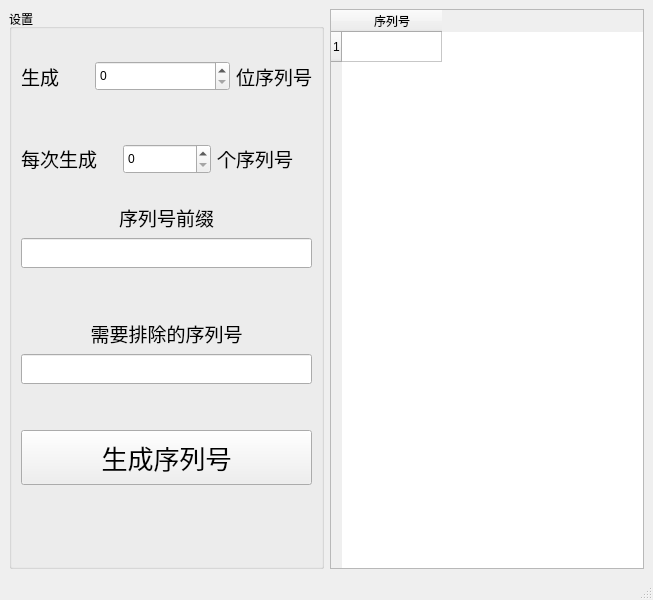
<?xml version="1.0" encoding="UTF-8"?>
<ui version="4.0">
 <class>MainWindow</class>
 <widget class="QMainWindow" name="MainWindow">
  <property name="geometry">
   <rect>
    <x>0</x>
    <y>0</y>
    <width>653</width>
    <height>600</height>
   </rect>
  </property>
  <property name="sizePolicy">
   <sizepolicy hsizetype="Maximum" vsizetype="Maximum">
    <horstretch>0</horstretch>
    <verstretch>0</verstretch>
   </sizepolicy>
  </property>
  <property name="minimumSize">
   <size>
    <width>653</width>
    <height>600</height>
   </size>
  </property>
  <property name="maximumSize">
   <size>
    <width>653</width>
    <height>600</height>
   </size>
  </property>
  <property name="windowTitle">
   <string>序列号生成器</string>
  </property>
  <property name="styleSheet">
   <string notr="true">
*{
   font-family: &quot;微软雅黑&quot;;
}
QPushButton#startButton{
    font-size: 26px;
}</string>
  </property>
  <widget class="QWidget" name="centralwidget">
   <layout class="QHBoxLayout" name="horizontalLayout_3">
    <item>
     <widget class="QGroupBox" name="groupBox">
      <property name="title">
       <string>设置</string>
      </property>
      <layout class="QVBoxLayout" name="verticalLayout">
       <item>
        <layout class="QHBoxLayout" name="horizontalLayout">
         <item>
          <widget class="QLabel" name="label">
           <property name="text">
            <string>&lt;html&gt;&lt;head/&gt;&lt;body&gt;&lt;p&gt;&lt;span style=&quot; font-size:14pt;&quot;&gt;生成&lt;/span&gt;&lt;/p&gt;&lt;/body&gt;&lt;/html&gt;</string>
           </property>
           <property name="textFormat">
            <enum>Qt::AutoText</enum>
           </property>
          </widget>
         </item>
         <item>
          <widget class="QSpinBox" name="digitsSpin">
           <property name="sizePolicy">
            <sizepolicy hsizetype="Fixed" vsizetype="Fixed">
             <horstretch>0</horstretch>
             <verstretch>0</verstretch>
            </sizepolicy>
           </property>
           <property name="minimumSize">
            <size>
             <width>135</width>
             <height>30</height>
            </size>
           </property>
          </widget>
         </item>
         <item>
          <widget class="QLabel" name="label_4">
           <property name="text">
            <string>&lt;html&gt;&lt;head/&gt;&lt;body&gt;&lt;p&gt;&lt;span style=&quot; font-size:14pt;&quot;&gt;位序列号&lt;/span&gt;&lt;/p&gt;&lt;/body&gt;&lt;/html&gt;</string>
           </property>
          </widget>
         </item>
        </layout>
       </item>
       <item>
        <layout class="QHBoxLayout" name="horizontalLayout_2">
         <item>
          <widget class="QLabel" name="label_2">
           <property name="text">
            <string>&lt;html&gt;&lt;head/&gt;&lt;body&gt;&lt;p&gt;&lt;span style=&quot; font-size:14pt;&quot;&gt;每次生成&lt;/span&gt;&lt;/p&gt;&lt;/body&gt;&lt;/html&gt;</string>
           </property>
          </widget>
         </item>
         <item>
          <widget class="QSpinBox" name="idRowSpin">
           <property name="sizePolicy">
            <sizepolicy hsizetype="Fixed" vsizetype="Fixed">
             <horstretch>0</horstretch>
             <verstretch>0</verstretch>
            </sizepolicy>
           </property>
           <property name="minimumSize">
            <size>
             <width>88</width>
             <height>30</height>
            </size>
           </property>
          </widget>
         </item>
         <item>
          <widget class="QLabel" name="label_3">
           <property name="text">
            <string>&lt;html&gt;&lt;head/&gt;&lt;body&gt;&lt;p&gt;&lt;span style=&quot; font-size:14pt;&quot;&gt;个序列号&lt;/span&gt;&lt;/p&gt;&lt;/body&gt;&lt;/html&gt;</string>
           </property>
          </widget>
         </item>
        </layout>
       </item>
       <item>
        <widget class="QLabel" name="label_5">
         <property name="sizePolicy">
          <sizepolicy hsizetype="Preferred" vsizetype="Fixed">
           <horstretch>0</horstretch>
           <verstretch>0</verstretch>
          </sizepolicy>
         </property>
         <property name="text">
          <string>&lt;html&gt;&lt;head/&gt;&lt;body&gt;&lt;p align=&quot;center&quot;&gt;&lt;span style=&quot; font-size:14pt;&quot;&gt;序列号前缀&lt;/span&gt;&lt;/p&gt;&lt;/body&gt;&lt;/html&gt;</string>
         </property>
        </widget>
       </item>
       <item>
        <widget class="QLineEdit" name="prefixLineEdit">
         <property name="minimumSize">
          <size>
           <width>0</width>
           <height>30</height>
          </size>
         </property>
        </widget>
       </item>
       <item>
        <spacer name="verticalSpacer">
         <property name="orientation">
          <enum>Qt::Vertical</enum>
         </property>
         <property name="sizeType">
          <enum>QSizePolicy::Fixed</enum>
         </property>
         <property name="sizeHint" stdset="0">
          <size>
           <width>0</width>
           <height>45</height>
          </size>
         </property>
        </spacer>
       </item>
       <item>
        <widget class="QLabel" name="label_6">
         <property name="sizePolicy">
          <sizepolicy hsizetype="Preferred" vsizetype="Fixed">
           <horstretch>0</horstretch>
           <verstretch>0</verstretch>
          </sizepolicy>
         </property>
         <property name="text">
          <string>&lt;html&gt;&lt;head/&gt;&lt;body&gt;&lt;p align=&quot;center&quot;&gt;&lt;span style=&quot; font-size:14pt;&quot;&gt;需要排除的序列号&lt;/span&gt;&lt;/p&gt;&lt;/body&gt;&lt;/html&gt;</string>
         </property>
        </widget>
       </item>
       <item>
        <widget class="QLineEdit" name="specialIdLineEdit">
         <property name="minimumSize">
          <size>
           <width>0</width>
           <height>30</height>
          </size>
         </property>
        </widget>
       </item>
       <item>
        <spacer name="verticalSpacer_3">
         <property name="orientation">
          <enum>Qt::Vertical</enum>
         </property>
         <property name="sizeType">
          <enum>QSizePolicy::Fixed</enum>
         </property>
         <property name="sizeHint" stdset="0">
          <size>
           <width>20</width>
           <height>40</height>
          </size>
         </property>
        </spacer>
       </item>
       <item>
        <widget class="QPushButton" name="startButton">
         <property name="minimumSize">
          <size>
           <width>0</width>
           <height>55</height>
          </size>
         </property>
         <property name="text">
          <string>生成序列号</string>
         </property>
        </widget>
       </item>
       <item>
        <spacer name="verticalSpacer_2">
         <property name="orientation">
          <enum>Qt::Vertical</enum>
         </property>
         <property name="sizeType">
          <enum>QSizePolicy::Fixed</enum>
         </property>
         <property name="sizeHint" stdset="0">
          <size>
           <width>20</width>
           <height>72</height>
          </size>
         </property>
        </spacer>
       </item>
      </layout>
     </widget>
    </item>
    <item>
     <widget class="QTableWidget" name="tableWidget">
      <row>
       <property name="text">
        <string>1</string>
       </property>
      </row>
      <column>
       <property name="text">
        <string>序列号</string>
       </property>
      </column>
     </widget>
    </item>
   </layout>
  </widget>
  <widget class="QMenuBar" name="menubar">
   <property name="geometry">
    <rect>
     <x>0</x>
     <y>0</y>
     <width>653</width>
     <height>26</height>
    </rect>
   </property>
  </widget>
  <widget class="QStatusBar" name="statusbar"/>
 </widget>
 <resources/>
 <connections/>
</ui>
